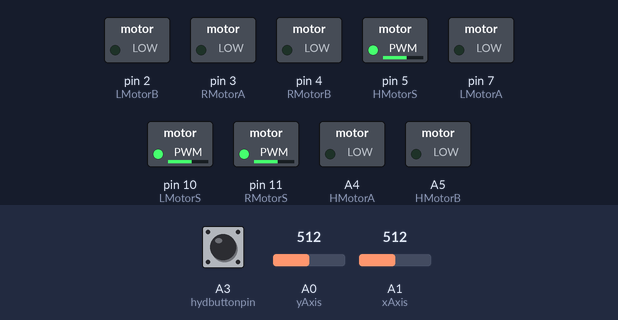
This sketch was run on a simulated Arduino Uno, built with avr-gcc and run on an emulated ATmega328P. On the bench: switched loads named in the sketch (green lamp = pin HIGH). Inputs (shaded band) come from the test bench; at power-on: A0 (yAxis) = 512, A1 (xAxis) = 512, A3 (hydbuttonpin) HIGH.

Above: at 1.2 s.
1.3 s: A0 (yAxis) set to 544
2.8 s: A0 (yAxis) set to 572
At 3.9 s:
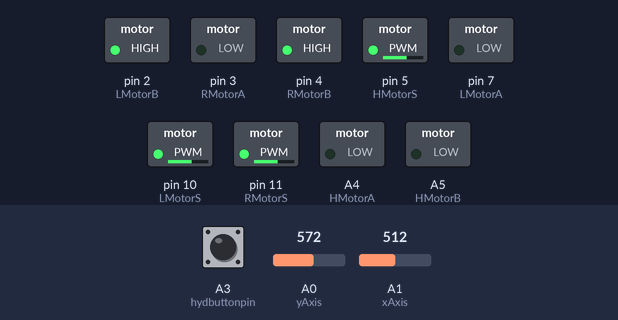
4.3 s: A1 (xAxis) set to 26
5.8 s: A1 (xAxis) set to 21
At 6.2 s:
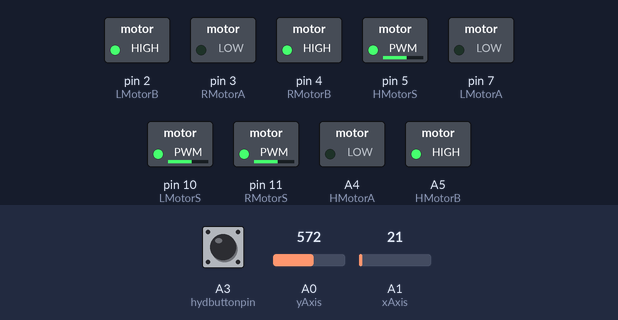
7.3 s: A3 (hydbuttonpin) pulled LOW for 0.15 s
At 7.37 s:
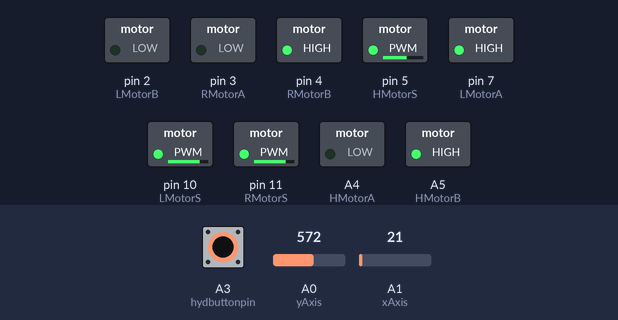
8.9 s: A0 (yAxis) set to 552
At 9.7 s:
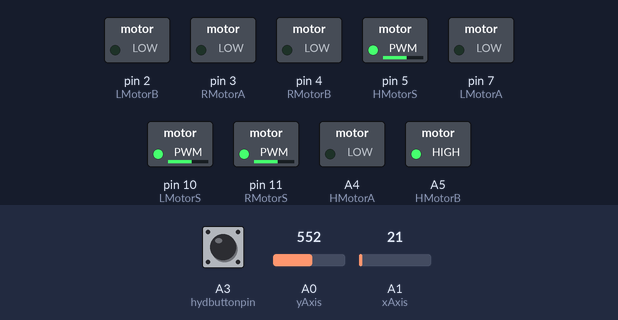
Timing chart, 0 to 11.4 s (numbered marks = the images above; inputs shaded):
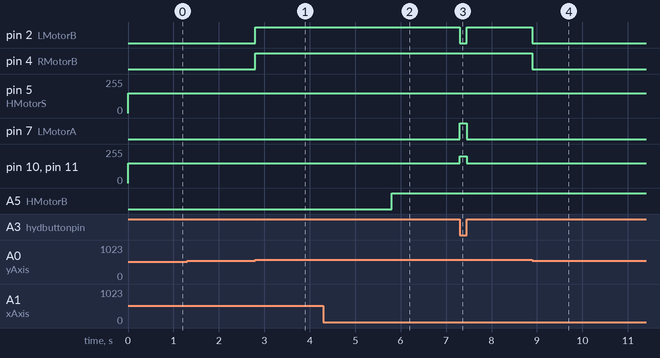

Measured:
- the behaviour switches between 562 and 563 on A0 (yAxis) (found by bisection; images 0 and 1)
- the behaviour switches between 25 and 24 on A1 (xAxis) (found by bisection; images 1 and 2)
- after the input at 1.3 s, every drawn part: stays the same
- after the input at 2.8 s, pin 2 (LMotorB), pin 4 (RMotorB): LOW → HIGH at once
- after the input at 4.3 s, every drawn part: stays the same
- after the input at 5.8 s, A5 (HMotorB): LOW → HIGH at once
- after the input at 7.3 s, pin 2 (LMotorB): HIGH → LOW at once, → HIGH 0.15 s later; pin 7 (LMotorA): LOW → HIGH at once, → LOW 0.15 s later; pin 10 (LMotorS), pin 11 (RMotorS): 150/255 → 200/255 at once, → 150/255 0.15 s later
- after the input at 8.9 s, pin 2 (LMotorB), pin 4 (RMotorB): HIGH → LOW at once

The sketch:

DCmotor_Arduino2.ino
```cpp
const byte LMotorS=10;  //Right wheel motor signal pin
const byte RMotorS=11;  //Left wheel motor signal pin~
const byte LMotorA=7;
const byte LMotorB=2;
const byte RMotorA=3;
const byte RMotorB=4;
const byte HMotorS=5;  //Hydraulic Motor signal pin
const int HMotorA=A4;
const int HMotorB=A5;
const int hydbuttonpin=A3; //hydraulic button pin
int yAxis = A0; //analogue input for joystick
int xAxis = A1; //analogue input for linear potentiometer
int x_pos;
int y_pos;
int hydButtonState; //hydraulic button state
void setup() {
  pinMode(RMotorS, OUTPUT);
  pinMode(RMotorA, OUTPUT);
  pinMode(RMotorB, OUTPUT);
  pinMode(LMotorS, OUTPUT);
  pinMode(LMotorA, OUTPUT);
  pinMode(LMotorB, OUTPUT);
  pinMode(HMotorS, OUTPUT);
  pinMode(HMotorA, OUTPUT);
  pinMode(HMotorB, OUTPUT);
  pinMode(hydbuttonpin, INPUT_PULLUP);
  pinMode(yAxis,INPUT);
  pinMode(xAxis,INPUT);
  Serial.begin(9600);
  //used the serial monitor for code debugging
}
void loop() {
  y_pos = analogRead(yAxis);
  //reading the joystick status
  hydButtonState=digitalRead(hydbuttonpin);
  //reading the hydraulic button state

if (hydButtonState == LOW){
  //Normal steering mode
if (y_pos < 460) {
  //joystick moved backwards, DC motor set reverse
      digitalWrite(RMotorA, HIGH);
      digitalWrite(RMotorB, LOW);
      digitalWrite(LMotorA, LOW);
      digitalWrite(LMotorB, HIGH);
      analogWrite(RMotorS, 200);
      analogWrite(LMotorS, 200);
      //declaring the speed at 200/255
  }
  else if (y_pos > 562) {
    //joystick moved forward, DC motor set forward
      digitalWrite(RMotorA, LOW);
      digitalWrite(RMotorB, HIGH);
      digitalWrite(LMotorA, HIGH);
      digitalWrite(LMotorB, LOW);
      analogWrite(RMotorS, 200);
      analogWrite(LMotorS, 200);
  }
  else {
    //joystick deadzone, DC motor stopped
      digitalWrite(RMotorA, LOW);
      digitalWrite(RMotorB, LOW);
      digitalWrite(LMotorA, LOW);
      digitalWrite(LMotorB, LOW);
  }
}
if (hydButtonState==HIGH){
  //Hyd. mode ON
        analogWrite(RMotorS, 150);
        analogWrite(LMotorS, 150);
        analogWrite(HMotorS, 150);
  while(hydButtonState==HIGH){
    hydButtonState=digitalRead(hydbuttonpin);
    x_pos=analogRead(xAxis);
    y_pos=analogRead(yAxis);
    //Reading joystick, slider and hyd. button
    if (x_pos > 1000 ){

      digitalWrite(HMotorA, HIGH);
      digitalWrite(HMotorB, LOW);
    }
    else if (x_pos < 25){
      //slider is at left end, rack contracting
      digitalWrite(HMotorA, LOW);
      digitalWrite(HMotorB, HIGH);
    }
    else {
      digitalWrite(HMotorA, LOW);
      digitalWrite(HMotorB, LOW);
    }

    if (y_pos > 562){
      //joystick moved forward, CW turn
        digitalWrite(RMotorA, LOW);
        digitalWrite(RMotorB, HIGH);
        digitalWrite(LMotorA, LOW);
        digitalWrite(LMotorB, HIGH);
    }
    else if (y_pos < 460){
      //joystick moved backwards, ACW turn
        digitalWrite(RMotorA, HIGH);
        digitalWrite(RMotorB, LOW);
        digitalWrite(LMotorA, HIGH);
        digitalWrite(LMotorB, LOW);
    }
  else {
        digitalWrite(RMotorA, LOW);
        digitalWrite(RMotorB, LOW);
        digitalWrite(LMotorA, LOW);
        digitalWrite(LMotorB, LOW);

  }
  }

}
}
```
